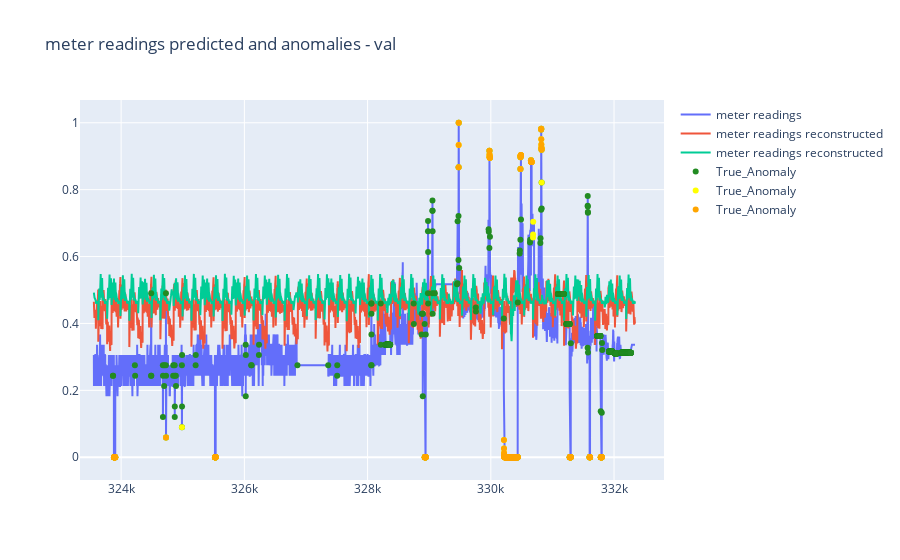

Notebook code for this chart:
### Code cell
fig = go.Figure()
fig.add_trace(go.Scatter(x=visualizations.index, y=visualizations['meter_reading'], name='meter readings'))
fig.add_trace(go.Scatter(x=visualizations.index, y=visualizations['reconstruction'], name='meter readings reconstructed'))
fig.add_trace(go.Scatter(x=visualizations.index, y=visualizations['reconstruction2'], name='meter readings reconstructed'))
fig.add_trace(go.Scatter(x=true_anomalies.index, y=true_anomalies['meter_reading'], mode='markers', marker=dict(color='forestgreen'), name='True_Anomaly'))
fig.add_trace(go.Scatter(x=predicted_anomalies1.index, y=predicted_anomalies1['meter_reading'], mode='markers', marker=dict(color='yellow'), name='True_Anomaly'))
fig.add_trace(go.Scatter(x=predicted_anomalies2.index, y=predicted_anomalies2['meter_reading'], mode='markers', marker=dict(color='orange'), name='True_Anomaly'))
fig.update_layout(showlegend=True, title='meter readings predicted and anomalies - val')
fig.show()

### Figure 1 — Plotly figure (JSON) as saved in the notebook; plotly's stock layout.template omitted (floating-point values rounded to 4 significant figures; data arrays with more than 128 entries replaced by an {"elided": "..."} marker saying what was removed)
{"data": [{"name": "meter readings", "type": "scatter", "x": {"elided": "8784 int values"}, "y": {"elided": "8784 float values"}}, {"name": "meter readings reconstructed", "type": "scatter", "x": {"elided": "8784 int values"}, "y": {"elided": "8784 float values"}}, {"name": "meter readings reconstructed", "type": "scatter", "x": {"elided": "8784 int values"}, "y": {"elided": "8784 float values"}}, {"marker": {"color": "forestgreen"}, "mode": "markers", "name": "True_Anomaly", "type": "scatter", "x": {"elided": "775 int values"}, "y": {"elided": "775 float values"}}, {"marker": {"color": "yellow"}, "mode": "markers", "name": "True_Anomaly", "type": "scatter", "x": {"elided": "359 int values"}, "y": {"elided": "359 float values"}}, {"marker": {"color": "orange"}, "mode": "markers", "name": "True_Anomaly", "type": "scatter", "x": {"elided": "354 int values"}, "y": {"elided": "354 float values"}}], "layout": {"showlegend": true, "title": {"text": "meter readings predicted and anomalies - val"}}}
